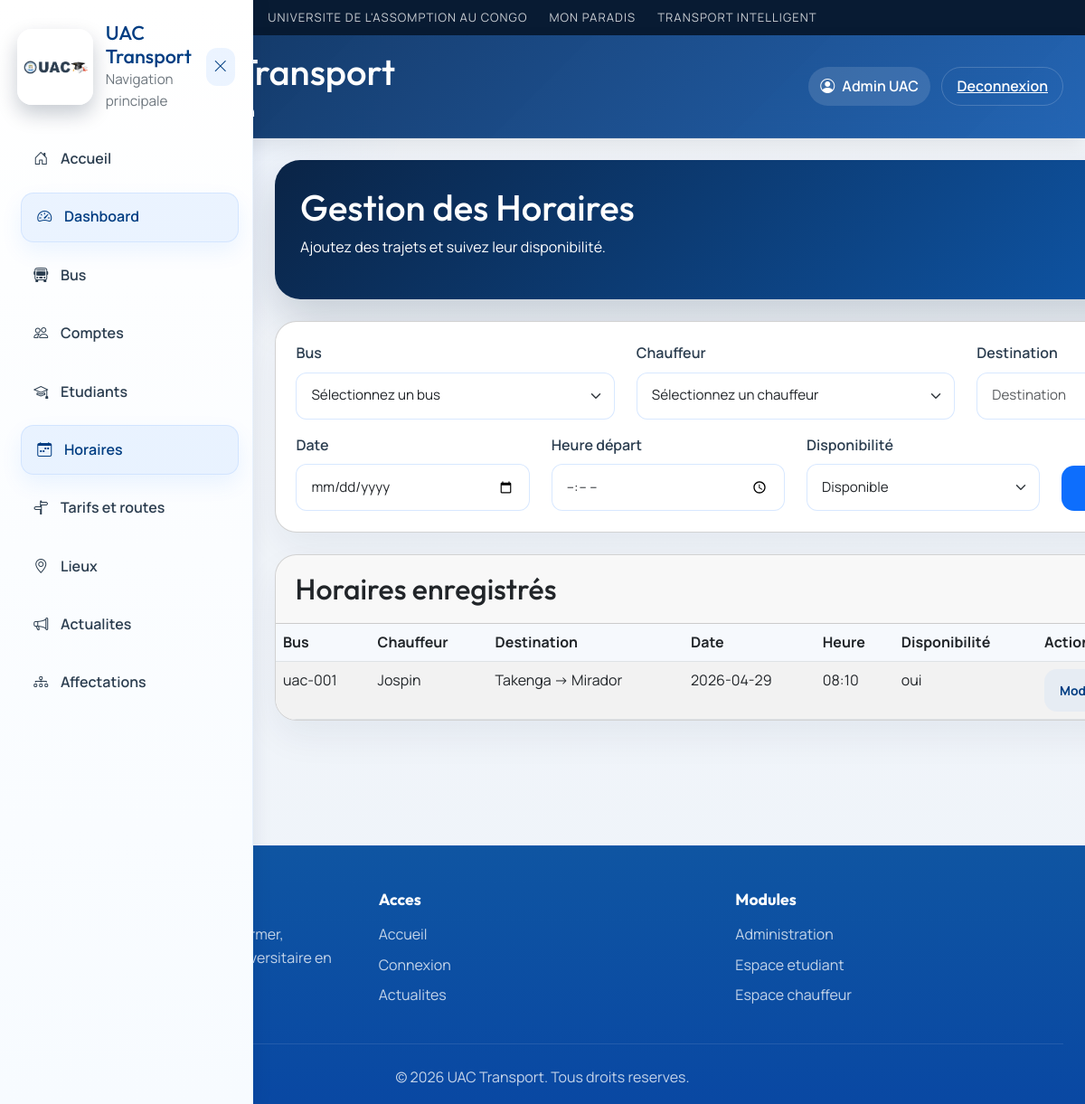
The page /admin/schedules (signed in) on the database its author committed.
### tables this page shows
CREATE TABLE users (
        id INTEGER PRIMARY KEY AUTOINCREMENT,
        nom TEXT NOT NULL,
        email TEXT UNIQUE NOT NULL,
        password TEXT NOT NULL,
        role TEXT NOT NULL
    , telephone TEXT, permis TEXT, photo_path TEXT, matricule TEXT);

CREATE TABLE schedules (
        id INTEGER PRIMARY KEY AUTOINCREMENT,
        bus_id INTEGER,
        driver_id INTEGER,
        date TEXT,
        heure_depart TEXT,
        destination TEXT,
        disponible TEXT,
        FOREIGN KEY (bus_id) REFERENCES buses(id),
        FOREIGN KEY (driver_id) REFERENCES drivers(id)
    );

CREATE TABLE buses (
        id INTEGER PRIMARY KEY AUTOINCREMENT,
        plaque TEXT NOT NULL,
        capacite INTEGER,
        statut TEXT DEFAULT 'actif'
    , current_lat REAL, current_lon REAL, dernier_arret TEXT);

### app.py (the view, shortened to what this page needs)
@app.route("/admin/schedules", methods=["GET", "POST"])
def admin_schedules():
    if session.get("role") != "admin":
        return redirect(url_for("login"))
    conn = get_db()
    buses = conn.execute("SELECT * FROM buses WHERE statut = 'actif'").fetchall()
    drivers = conn.execute("SELECT * FROM users WHERE role = 'driver'").fetchall()
    routes = conn.execute("""
        SELECT r.id, l1.nom AS depart, l2.nom AS destination, r.prix_aller, r.prix_retour
        FROM routes r
        LEFT JOIN locations l1 ON r.depart_id = l1.id
        LEFT JOIN locations l2 ON r.destination_id = l2.id
        ORDER BY l1.nom, l2.nom
    """).fetchall()
    schedules = conn.execute("SELECT s.*, b.plaque, u.nom AS driver_name FROM schedules s LEFT JOIN buses b ON s.bus_id = b.id LEFT JOIN users u ON s.driver_id = u.id ORDER BY s.date DESC, s.heure_depart ASC").fetchall()
    conn.close()
    return render_template("admin/schedules.html", buses=buses, drivers=drivers, schedules=schedules)

### app.py (called while the page is built)
def get_db():
    conn = sqlite3.connect(DATABASE)
    conn.row_factory = sqlite3.Row
    return conn

def get_current_user():
    user_id = session.get("user_id")
    if not user_id:
        return None
    conn = get_db()
    user = conn.execute("SELECT * FROM users WHERE id = ?", (user_id,)).fetchone()
    conn.close()
    return user

@app.context_processor
def inject_current_user():
    return {
        "current_user": get_current_user(),
        "profile_photo_url": profile_photo_url,
        "user_initials": get_user_initials,
    }

### templates/admin/schedules.html (shortened to what this page needs)
{% extends "base.html" %}
{% block content %}
<div class="admin-page">
    <div class="page-header mb-4">
        <h1>Gestion des Horaires</h1>
        <p class="text-muted">Ajoutez des trajets et suivez leur disponibilité.</p>
    </div>
    <div class="card mb-4">
        <div class="card-body">
            <form method="POST" class="row gy-3">
                <div class="col-md-4">
                    <label class="form-label">Bus</label>
                    <select name="bus_id" class="form-select" required>
                        <option value="">Sélectionnez un bus</option>
                    </select>
                </div>
                <div class="col-md-4">
                    <label class="form-label">Chauffeur</label>
                    <select name="driver_id" class="form-select" required>
                        <option value="">Sélectionnez un chauffeur</option>
                    </select>
                </div>
                <div class="col-md-4">
                    <label class="form-label">Destination</label>
                    <input type="text" name="destination" class="form-control" placeholder="Destination" required>
                </div>
                <div class="col-md-3">
                    <label class="form-label">Date</label>
                    <input type="date" name="date" class="form-control" required>
                </div>
                <div class="col-md-3">
                    <label class="form-label">Heure départ</label>
                    <input type="time" name="heure_depart" class="form-control" required>
                </div>
                <div class="col-md-3">
                    <label class="form-label">Disponibilité</label>
                    <select name="disponible" class="form-select">
                        <option value="oui">Disponible</option>
                    </select>
                </div>
                <div class="col-md-3 d-flex align-items-end">
                    <button type="submit" class="btn btn-primary w-100">Ajouter Horaire</button>
                </div>
            </form>
        </div>
    </div>
    <div class="card">
        <div class="card-header">
            <h2 class="mb-0">Horaires enregistrés</h2>
        </div>
        <div class="card-body p-0">
            <div class="table-responsive">
                <table class="table table-striped mb-0">
                    <thead>
                        <tr>
                            <th>Bus</th>
                            <th>Chauffeur</th>
                            <th>Destination</th>
                            <th>Date</th>
                            <th>Heure</th>
                            <th>Disponibilité</th>
                            <th>Actions</th>
                        </tr>
                    </thead>
                    <tbody>
                        {% for schedule in schedules %}
                        <tr>
                            <td>{{ schedule.plaque or '—' }}</td>
                            <td>{{ schedule.driver_name or '—' }}</td>
                            <td>{{ schedule.destination }}</td>
                            <td>{{ schedule.date }}</td>
                            <td>{{ schedule.heure_depart }}</td>
                            <td>{{ schedule.disponible }}</td>
                            <td>
                                <a href="/admin/edit_schedule/{{ schedule.id }}" class="btn btn-sm btn-outline-primary me-2">Modifier</a>
                            </td>
                        </tr>
                        {% else %}
                        <tr>
                            <td colspan="7" class="text-center text-muted">Aucun horaire enregistré.</td>
                        </tr>
                        {% endfor %}
                    </tbody>
                </table>
            </div>
        </div>
    </div>
</div>
{% endblock %}

### templates/base.html (shortened to what this page needs)
<!DOCTYPE html>
<html lang="fr">
<head>
    <link href="https://cdn.jsdelivr.net/npm/bootstrap@5.3.0/dist/css/bootstrap.min.css" rel="stylesheet">
    <link rel="stylesheet" href="https://cdnjs.cloudflare.com/ajax/libs/font-awesome/6.4.0/css/all.min.css">
    <link rel="stylesheet" href="https://cdn.jsdelivr.net/npm/bootstrap-icons@1.10.5/font/bootstrap-icons.css">
    <link rel="stylesheet" href="{{ url_for('static', filename='css/style.css') }}">
</head>
<body class="{% block body_class %}{% endblock %}">
<header class="site-banner">
    <div class="banner-inner">
        <span class="banner-item">Universite de l'Assomption au Congo</span>
        <span class="banner-item">Mon Paradis</span>
        <span class="banner-item">Transport Intelligent</span>
    </div>
</header>
<header class="topbar">
    <div class="topbar-left">
        <button class="menu-btn" type="button" aria-label="Ouvrir le menu" onclick="toggleMenu()">
        </button>
        <a href="/" class="brand-wrap topbar-brand">
            <img src="{{ url_for('static', filename='img/uaclogo.png') }}" alt="UAC Logo" class="topbar-logo">
            <div>
                <h1>UAC Transport</h1>
                <p class="muted mb-0">
                    {% if session.get('role') == 'admin' %}
                    Administration
                    {% elif session.get('role') == 'student' %}
                    Espace etudiant
                    {% elif session.get('role') == 'driver' %}
                    Espace chauffeur
                    {% else %}
                    Suivi et actualites
                    {% endif %}
                </p>
            </div>
        </a>
    </div>
    <div class="topbar-actions">
        {% if session.get('user_id') %}
        <span class="topbar-user-chip">
            <i class="bi bi-person-circle"></i>
            {{ session.get('nom') }}
        </span>
        <a class="btn btn-link topbar-link" href="/logout">Deconnexion</a>
        {% else %}
        <a class="btn btn-link topbar-link" href="/login">Connexion</a>
        {% endif %}
    </div>
</header>
<aside id="sidebar" class="sidebar">
    <div class="sidebar-header">
        <div class="sidebar-brand">
            <img src="{{ url_for('static', filename='img/uaclogo.png') }}" alt="UAC Logo" class="sidebar-logo">
            <div>
                <h2>UAC Transport</h2>
                <p class="muted mb-0">Navigation principale</p>
            </div>
        </div>
        <button class="close-btn" type="button" aria-label="Fermer" onclick="toggleMenu()">
            <i class="bi bi-x-lg"></i>
        </button>
    </div>
    <nav class="sidebar-nav">
        <a href="/"><i class="bi bi-house-door"></i><span>Accueil</span></a>
        {% if session.get('role') == 'admin' %}
        <a href="/admin"><i class="bi bi-speedometer2"></i><span>Dashboard</span></a>
        <a href="/admin/buses"><i class="bi bi-bus-front"></i><span>Bus</span></a>
        <a href="/admin/users"><i class="bi bi-people"></i><span>Comptes</span></a>
        <a href="/admin/students"><i class="bi bi-mortarboard"></i><span>Etudiants</span></a>
        <a href="/admin/schedules"><i class="bi bi-calendar-week"></i><span>Horaires</span></a>
        <a href="/admin/routes"><i class="bi bi-signpost-split"></i><span>Tarifs et routes</span></a>
        <a href="/admin/locations"><i class="bi bi-geo-alt"></i><span>Lieux</span></a>
        <a href="/admin/news"><i class="bi bi-megaphone"></i><span>Actualites</span></a>
        <a href="/admin/assignments"><i class="bi bi-diagram-3"></i><span>Affectations</span></a>
        {% endif %}
    </nav>
</aside>
<main class="content">
    {% block content %}{% endblock %}
</main>
{% block footer %}
<footer class="footer">
    <div class="footer-content">
        <div class="footer-section">
            <h3>UAC Transport</h3>
            <p>Une plateforme moderne pour informer, organiser et suivre le transport universitaire en temps reel.</p>
        </div>
        <div class="footer-section">
            <h4>Acces</h4>
            <ul>
                <li><a href="/">Accueil</a></li>
                <li><a href="/login">Connexion</a></li>
                <li><a href="/">Actualites</a></li>
            </ul>
        </div>
        <div class="footer-section">
            <h4>Modules</h4>
            <ul>
                <li><a href="/admin">Administration</a></li>
                <li><a href="/student">Espace etudiant</a></li>
                <li><a href="/driver">Espace chauffeur</a></li>
            </ul>
        </div>
    </div>
    <div class="footer-bottom">
        <p class="mb-0">&copy; 2026 UAC Transport. Tous droits reserves.</p>
    </div>
</footer>
{% endblock %}
</body>
</html>

### rows shown on the page
users: get "Admin UAC"
schedules: plaque "uac-001", nom "Jospin", destination "Takenga -> Mirador", date "2026-04-29", heure_depart "08:10", disponible "oui"
